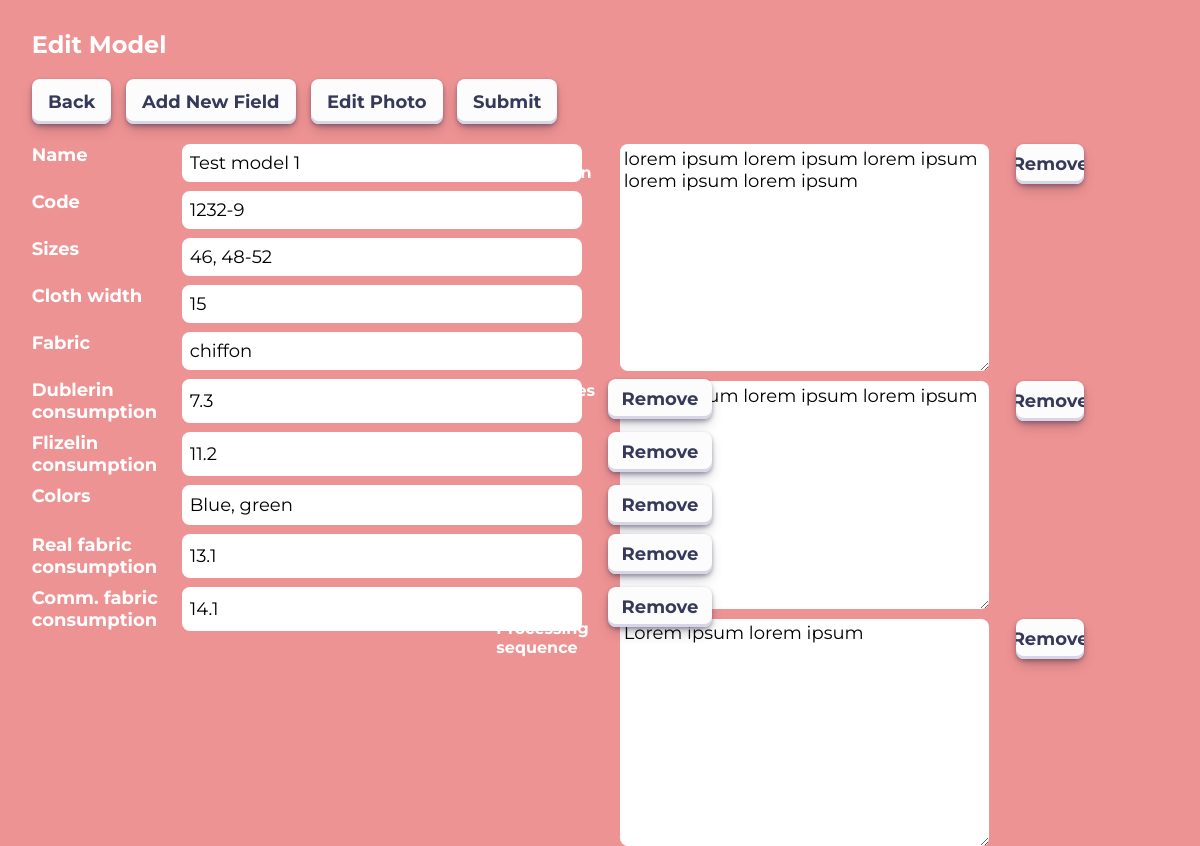
Page /UpdateModel/1/ on the committed database.
### models/models.py (models this page shows, shortened)
class Model(models.Model):
    name = models.CharField(max_length=50, blank=False)
    code = models.CharField(max_length=50, blank=False)
    sizes = models.CharField(max_length=100, null=True, blank=True)
    cloth_width = models.CharField(max_length=100, null=True, blank=True)
    cloth = models.CharField(max_length=100, null=True, blank=True)
    dublerin_cons = models.CharField(max_length=100, null=True, blank=True)
    flizelin_cons = models.CharField(max_length=100, null=True, blank=True)
    colors = models.CharField(max_length=100, null=True, blank=True)
    cloth_cons_fact = models.CharField(max_length=100, null=True, blank=True)
    cloth_cons_comm = models.CharField(max_length=100, null=True, blank=True)
    desc = models.TextField(max_length=2000,null=True, blank=True)
    furniture = models.TextField(max_length=2000, null=True, blank=True)
    proccesing = models.TextField(max_length=2000, null=True, blank=True)
    date_added = models.DateTimeField(auto_now_add=True)
    date_updated = models.DateTimeField(auto_now=True)
    class Meta:
        verbose_name = 'Модель'
        verbose_name_plural = 'Модели'
        ordering = ['-date_added']

### models/views.py (the view)
# urls.py: path('UpdateModel/<int:pk>/', views.UpdateModelView.as_view(), name='model-update'),
class UpdateModelView(UpdateView):
    model = Model
    template_name = "model-update.html"
    form_class = ModelForm
    context_object_name = 'model'

### models/forms.py
class ModelForm(forms.ModelForm):
    class Meta:
        model = Model
        fields = '__all__'

### templates/model-update.html (shortened to what this page needs)
{% load static %}
<!DOCTYPE html>
<html lang="en">
<head>
    <link rel="stylesheet" href="{% static 'css/base.css' %}">
    <link rel="stylesheet" href="{% static 'css/model-update.css' %}">
</head>
<body>
    <div class="main">
        <h2>Edit Model</h2>
        <div class="top-bar">
            <a href="{% url 'home' %}"><button class="btn-inrow">Back</button></a>
            <div class="dropdown">
                <button onclick="dropdownFunc()" class="dropbtn btn-inrow">Add New Field</button>
            </div>
            <a href="{% url 'add-image' model.id %}"><button class="btn-inrow">Edit Photo</button></a>
            <button class="btn-inrow" form="form-id" type="submit">Submit</button>
        </div>
        <div class="container">
            <form method="post" id="form-id">
                <div class="field-father">
                    <div>
                        <div class="field">
                            <b>Name</b>{{form.name}} <br>
                        </div>
                        <div class="field">
                            <b>Code</b>{{form.code}} <br>
                        </div>
                        <div class="field">
                            <b>Sizes</b>{{form.sizes}} <br>
                        </div>
                        <div class="field" >
                            <b>Cloth width</b>{{form.cloth_width}} <br>
                        </div>
                        <div class="field">
                            <b>Fabric</b>{{form.cloth}} <br>
                        </div>
                        <div class="field" id="dublerin">
                            <b>Dublerin consumption</b>{{form.dublerin_cons}}
                            <button type="button" class="clear btn-single" onclick="delete_dublerin()">Remove</button>
                        </div>
                        <div class="field" id="flizelin">
                            <b>Flizelin consumption</b>{{form.flizelin_cons}}
                            <button type="button" class="clear btn-single" onclick="delete_flizelin()">Remove</button>
                        </div>
                        <div class="field" id="colors">
                            <b>Colors</b>{{form.colors}}
                            <button type="button" class="clear btn-single" onclick="delete_colors()">Remove</button>
                        </div>
                        <div class="field" id="cloth_fact">
                            <b>Real fabric consumption</b>{{form.cloth_cons_fact}}
                            <button type="button" class="clear btn-single" onclick="delete_cloth_fact()">Remove</button>
                        </div>
                        <div class="field" id="cloth_comm">
                            <b>Comm. fabric consumption</b>{{form.cloth_cons_comm}}
                            <button type="button" class="clear btn-single" onclick="delete_cloth_comm()">Remove</button>
                        </div>
                    </div>
                    <div class="big-field-father">
                        <div class="big-field" id="desc">
                            <b>Technical description</b>{{form.desc}}
                            <button type="button" class="clear btn-single" onclick="delete_desc()">Remove</button>
                        </div>
                        <div class="big-field" id="furniture">
                            <b>Accessories</b>{{form.furniture}}
                            <button type="button" class="clear btn-single" onclick="delete_furniture()">Remove</button>
                        </div>
                        <div class="big-field" id="proccesing">
                            <b>Processing sequence</b>{{form.proccesing}}
                            <button type="button" class="clear btn-single" onclick="delete_proccesing()">Remove</button>
                        </div>
                    </div>
                </div>
            </form>
        </div>
    </div>
</body>
</html>

### static/css/base.css (style rules this page uses)
* { font-family: Montserrat; text-decoration: none; }
h1, h2, h3, h4 { color: white; }
h2 { padding-top: 10px; }
body { background-color: #ee9393; }
.main { margin-left: 2%; margin-right: 2%; align-items: center; }
body, html { height:100% }
.btn-inrow { outline: none; font-weight: bold; align-items: center; background-color: #FCFCFD; border-radius: 0px; border-width: 0; box-shadow: rgba(45, 35, 66, 0.4) 0 2px 4px,rgba(45, 35, 66, 0.3) 0 7px 13px -3px,#D6D6E7 0 -3px 0 inset; box-sizing: border-box; color: #36395A; cursor: pointer; display: inline-flex; font-family: Montserrat; height: 45px; justify-content: center; line-height: 1; list-style: none; padding-left: 16px; padding-right: 16px; text-align: left; text-decoration: none; transition: box-shadow .15s, transform .15s; user-select: none; -webkit-user-select: none; touch-action: manipulation; white-space: nowrap; will-change: box-shadow,transform; font-size: 18px; border-radius: 8px; }
.btn-single { outline: none; font-weight: bold; align-items: center; background-color: #FCFCFD; border-radius: 0px; border-width: 0; box-shadow: rgba(45, 35, 66, 0.4) 0 2px 4px,rgba(45, 35, 66, 0.3) 0 7px 13px -3px,#D6D6E7 0 -3px 0 inset; box-sizing: border-box; color: #36395A; cursor: pointer; display: inline-flex; font-family: Montserrat; height: 40px; justify-content: center; line-height: 1; list-style: none; overflow: hidden; padding-left: 16px; padding-right: 16px; position: relative; text-align: left; text-decoration: none; transition: box-shadow .15s, transform .15s; user-select: none; -webkit-user-select: none; touch-action: manipulation; white-space: nowrap; will-change: box-shadow,transform; font-size: 18px; border-radius: 8px; }

### static/css/model-update.css (style rules this page uses)
.top-bar { margin-top: 10px; margin-bottom: 20px; display: flex; grid-gap: 15px; }
b { color: white; }
.field-father { display: grid; grid-template-columns: 40% 50%; grid-gap: 10px }
.field { font-size: 18px; display: grid; margin-bottom: 9px; grid-template-columns: 150px 400px 130px; }
.big-field-father { display: grid; grid-gap: 10px; }
.big-field { display: grid; grid-template-columns: 20% 65% 15%; grid-gap: 10px; }
.big-field textarea { font-size: 18px; border-radius: 8px; border: 0px; padding: 1%; }
.field input { font-size: 18px; border-radius: 8px; border: 0px; padding: 2%; }
.clear { margin-left: 20%; }
.dropbtn { cursor: pointer; }
.dropdown { position: relative; display: inline-block; }

### rows in the picture
Model: name "Test model 1", code "1232-9", sizes "46, 48-52", cloth_width "15", cloth "chiffon", dublerin_cons "7.3", flizelin_cons "11.2", colors "Blue, green", cloth_cons_fact "13.1", cloth_cons_comm "14.1", desc "lorem ipsum lorem ipsum lorem ipsum lorem ipsum lorem ipsum", furniture "lorem ipsum lorem ipsum lorem ipsum", proccesing "Lorem ipsum lorem ipsum"
